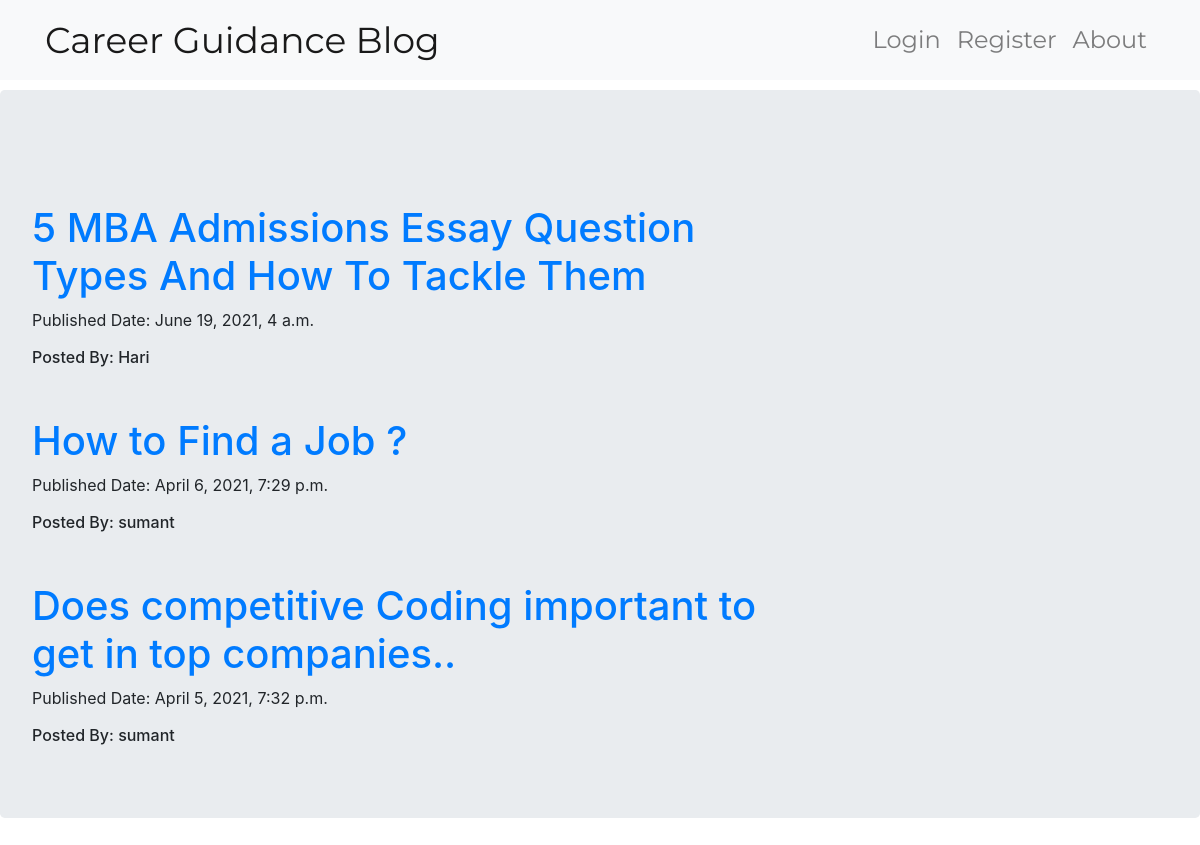
The page / on the database its author committed.
### blog/models.py (models this page shows, shortened)
class Post(models.Model):
    author = models.ForeignKey('auth.User', on_delete=models.CASCADE)
    title = models.CharField(max_length=256)
    text = models.TextField()
    created_date = models.DateTimeField(default=timezone.now)
    published_date = models.DateTimeField(blank=True, null=True)

### blog/views.py (the view)
# urls.py: path('', views.PostListView.as_view(), name='post_list'),
class PostListView(ListView):
    model = Post
    ''' Returns  the list of views for this View'''
    def get_queryset(self):
        return Post.objects.filter(published_date__lte=timezone.now()).order_by('-published_date')

### blog/templates/blog/post_list.html
{% extends "blog/base.html" %}
{% block content %}
  <div class="centerstage">
    {% for post in post_list %}
      <div style="margin-top: 50px;" class="post">
        <h1> <a href="{% url 'post_detail' pk=post.pk%}">{{ post.title}}</a> </h1>
        <div class="date">
          <p>Published Date: {{post.published_date}}</p>
        </div>
        <h6>Posted By: {{post.author}}</h6>
      </div>
    {% endfor %}
  </div>
{% endblock %}

### blog/templates/blog/base.html (shortened to what this page needs)
<!DOCTYPE html>
{% load static %}
<html lang="en" dir="ltr">
  <head>
    <link rel="stylesheet" href="https://stackpath.bootstrapcdn.com/bootstrap/4.1.1/css/bootstrap.min.css">
    <link rel="stylesheet" href="//cdn.jsdelivr.net/npm/medium-editor@latest/dist/css/medium-editor.min.css" type="text/css" media="screen" charset="utf-8">
    <link rel="stylesheet" href="{% static 'css/blog.css' %}">
  </head>
  <body class="loader">
    <nav class="navbar navbar-expand-lg  navbar-light bg-light techfont custom-navbar">
        <div class="container">
          <ul class="navbar-nav">
              <li> <a class="navbar-brand bigbrand" href="{% url 'post_list' %}">Career Guidance Blog</a> </li>
          </ul>
          <ul class="navbar-nav ml-auto">
            {% if user.is_authenticated %}
            <li>
              <a class="nav-link"href="{% url 'post_new' %}">New Post</a>
            </li>
            <li>
              <a class="nav-link"href="{% url 'logout' %}"> Logout </a>
            </li>
            <li> <a class="nav-link">Welcome {{user.username}}</a> </li>
            {%else%}
            <li>
              <a class="nav-link"href="{% url 'login' %}"> <span class="glyphicon glyphicon-user">Login</span> </a>
            <li>
            <li>
              <a class="nav-link"href="register/"> <span class="glyphicon glyphicon-userreg">Register</span> </a>
            </li>
            <li>
              <a class="nav-link"href="about/"> <span class="glyphicon glyphicon-userreg">About</span> </a>
            </li>
            {% endif %}
          </ul>
        </div>
      </nav>
    <div class="jumbotron">
      <div class="row">
        <div class="col-md-8">
          <div class="blog_post">
            {% block content %}
            {% endblock %}
          </div>
        </div>
      </div>
    </div>
  </body>
</html>

### blog/static/css/blog.css (style rules this page uses)
.techfont { font-family: 'Montserrat', sans-serif; font-size: 1.5em; margin-bottom: 10px; }
.loader { filter:hue-rotate(0deg); color:linear-gradient(45deg,#0f8,#08f); animation:hue 10000ms infinite linear; }
.centerstage { margin-left: auto; margin-right: auto; }
.bigbrand { font-size: 1.5em; }

### rows shown on the page
Post: title "5 MBA Admissions Essay Question Types And How To Tackle Them", published_date "June 19, 2021, 4 a.m.", author "Hari"
Post: title "How to Find a Job ?", published_date "April 6, 2021, 7:29 p.m.", author "sumant"
Post: title "Does competitive Coding important to get in top companies..", published_date "April 5, 2021, 7:32 p.m.", author "sumant"
